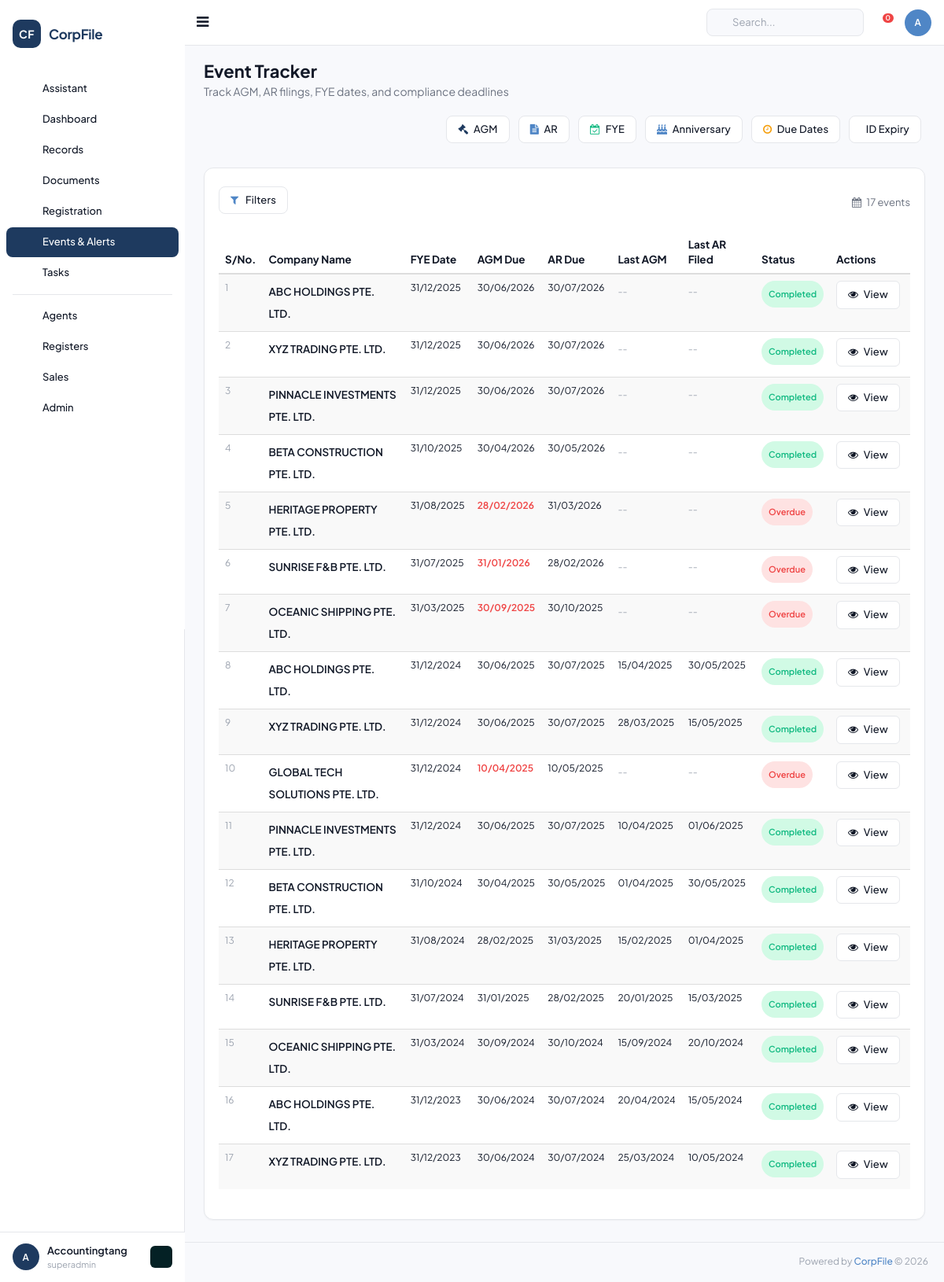
Page /duedatetracker (signed in) on the committed database.
### tables this page shows
CREATE TABLE `company_events` (
  `id` INT UNSIGNED AUTO_INCREMENT PRIMARY KEY,
  `company_id` INT UNSIGNED NOT NULL,
  `event_type_id` INT UNSIGNED DEFAULT NULL,
  `event_type` VARCHAR(50) DEFAULT 'AGM' COMMENT 'AGM/AR/Resolution/Event',
  `fye_year` VARCHAR(10) DEFAULT NULL,
  `fye_date` DATE DEFAULT NULL,
  `actual_fye` DATE DEFAULT NULL,
  `fye_month` VARCHAR(20) DEFAULT NULL,
  `agm_due_date` DATE DEFAULT NULL,
  `agm_held_date` DATE DEFAULT NULL,
  `agm_extended_due_date` DATE DEFAULT NULL,
  `ar_due_date` DATE DEFAULT NULL,
  `ar_filing_date` DATE DEFAULT NULL,
  `ar_extended_due_date` DATE DEFAULT NULL,
  `event_date` DATE DEFAULT NULL,
  `event_description` TEXT DEFAULT NULL,
  `status` VARCHAR(20) DEFAULT 'Pending',
  `created_by` INT UNSIGNED DEFAULT NULL,
  `created_at` DATETIME DEFAULT CURRENT_TIMESTAMP,
  `updated_at` DATETIME DEFAULT CURRENT_TIMESTAMP ON UPDATE CURRENT_TIMESTAMP,
  FOREIGN KEY (`company_id`) REFERENCES `companies`(`id`) ON DELETE CASCADE
);

CREATE TABLE `companies` (
  `id` INT UNSIGNED AUTO_INCREMENT PRIMARY KEY,
  `client_id` INT UNSIGNED NOT NULL,
  `company_name` VARCHAR(500) NOT NULL,
  `former_name` VARCHAR(500) DEFAULT NULL,
  `trading_name` VARCHAR(500) DEFAULT NULL,
  `company_id_code` VARCHAR(100) DEFAULT NULL COMMENT 'Company ID field',
  `company_type_id` INT UNSIGNED DEFAULT NULL,
  `registration_number` VARCHAR(100) DEFAULT NULL COMMENT 'Local/Foreign reg number',
  `acra_registration_number` VARCHAR(100) DEFAULT NULL COMMENT 'ACRA UEN',
  `country` VARCHAR(100) DEFAULT 'SINGAPORE',
  `region_id` INT UNSIGNED DEFAULT NULL,
  `incorporation_date` DATE DEFAULT NULL,
  `entity_status` VARCHAR(50) DEFAULT 'Active' COMMENT 'ACRA status',
  `internal_css_status` VARCHAR(50) DEFAULT NULL COMMENT 'Pre-Incorp/Active/Terminated/Dormant/etc',
  `risk_assessment_rating` VARCHAR(20) DEFAULT NULL,
  `common_seal` VARCHAR(10) DEFAULT NULL,
  `company_stamp` VARCHAR(10) DEFAULT NULL,
  `related_industry_id` INT UNSIGNED DEFAULT NULL,
  `market_segment_id` INT UNSIGNED DEFAULT NULL,
  `public_interest_company` VARCHAR(10) DEFAULT NULL,
  `legis_entity_name` VARCHAR(255) DEFAULT NULL,
  `jurisdiction_incorp_name` VARCHAR(255) DEFAULT NULL,
  `jurisdiction_corp_name` VARCHAR(255) DEFAULT NULL,
  `jurisdiction_corp_id` VARCHAR(100) DEFAULT NULL,
  `strike_off_date` DATE DEFAULT NULL,
  `liquid_strike_off_date` DATE DEFAULT NULL,
  `terminate_date` DATE DEFAULT NULL,
  `dormant_date` DATE DEFAULT NULL,
  `liquidated_date` DATE DEFAULT NULL,
   
  `activity_1` VARCHAR(100) DEFAULT NULL,
  `activity_1_desc_default` TEXT DEFAULT NULL,
  `activity_1_desc_user` TEXT DEFAULT NULL,
  `activity_2` VARCHAR(100) DEFAULT NULL,
  `activity_2_desc_default` TEXT DEFAULT NULL,
  `activity_2_desc_user` TEXT DEFAULT NULL,
   
  `ord_issued_share_capital` DECIMAL(20,2) DEFAULT 0,
  `ord_currency` VARCHAR(10) DEFAULT 'SGD',
  `no_ord_shares` INT DEFAULT 0,
  `paid_up_capital` DECIMAL(20,2) DEFAULT 0,
  `paid_up_capital_currency` VARCHAR(10) DEFAULT 'SGD',
  `spec_issued_share_capital` DECIMAL(20,2) DEFAULT 0,
  `spec_currency` VARCHAR(10) DEFAULT 'SGD',
  `no_spec_shares` INT DEFAULT 0,
   
  `fye_date` DATE DEFAULT NULL,
  `financial_date` DATE DEFAULT NULL,
  `next_agm_due` DATE DEFAULT NULL,
  `date_of_agm` DATE DEFAULT NULL,
  `date_of_ar` DATE DEFAULT NULL,
  `last_ar_filing` DATE DEFAULT NULL,
   
  `contact_person` VARCHAR(255) DEFAULT NULL,
  `auditor_name` VARCHAR(255) DEFAULT NULL,
  `phone1_code` VARCHAR(10) DEFAULT '65',
  `phone1_number` VARCHAR(50) DEFAULT NULL,
  `phone2_code` VARCHAR(10) DEFAULT '65',
  `phone2_number` VARCHAR(50) DEFAULT NULL,
  `fax_code` VARCHAR(10) DEFAULT '65',
  `fax_number` VARCHAR(50) DEFAULT NULL,
  `website` VARCHAR(255) DEFAULT NULL,
  `email` VARCHAR(255) DEFAULT NULL,
   
  `bank_name_id` INT UNSIGNED DEFAULT NULL,
  `bank_account_number` VARCHAR(100) DEFAULT NULL,
   
  `service_name_id` INT UNSIGNED DEFAULT NULL,
  `service_appoint_date` DATE DEFAULT NULL,
  `service_termination_date` DATE DEFAULT NULL,
  `service_status` VARCHAR(50) DEFAULT NULL,
   
  `remarks` TEXT DEFAULT NULL,
  `additional_remarks` TEXT DEFAULT NULL,
   
  `logo` VARCHAR(500) DEFAULT NULL,
   
  `is_css_client` TINYINT DEFAULT 1,
  `is_taxation_client` TINYINT DEFAULT 0,
  `is_accounting_client` TINYINT DEFAULT 0,
  `is_audit_client` TINYINT DEFAULT 0,
  `is_outsrc_accounting` TINYINT DEFAULT 0,
  `is_outsrc_tax` TINYINT DEFAULT 0,
  `is_payroll_client` TINYINT DEFAULT 0,
  `is_compilation_client` TINYINT DEFAULT 0,
  `is_ask_client` TINYINT DEFAULT 0,
  `is_m_and_a_client` TINYINT DEFAULT 0,
  `is_hr_client` TINYINT DEFAULT 0,
  `is_scrutinisation_client` TINYINT DEFAULT 0,
  `is_gst_client` TINYINT DEFAULT 0,
  `is_wp_ep_client` TINYINT DEFAULT 0,
  `is_commercial_accounting` TINYINT DEFAULT 0,
  `is_personal_tax` TINYINT DEFAULT 0,
  `is_auditor` TINYINT DEFAULT 0,
  `is_corporate_shareholder` TINYINT DEFAULT 0,
  `is_fund_management` TINYINT DEFAULT 0,
  `is_corporate_director` TINYINT DEFAULT 0,
  `is_corporate_owner` TINYINT DEFAULT 0,
  `is_external_corp_sec` TINYINT DEFAULT 0,
  `is_sub_fund` TINYINT DEFAULT 0,
  `is_agent` TINYINT DEFAULT 0,
  `is_corporate_controller` TINYINT DEFAULT 0,
  `is_corporate_partner` TINYINT DEFAULT 0,
  `is_representative_office` TINYINT DEFAULT 0,
  `is_odi` TINYINT DEFAULT 0,
  `is_resident_representative` TINYINT DEFAULT 0,
  `is_liquidator` TINYINT DEFAULT 0,
  `is_hrs_client` TINYINT DEFAULT 0,
  `is_trust_fund` TINYINT DEFAULT 0,
   
  `is_prospect` TINYINT DEFAULT 0,
  `is_client` TINYINT DEFAULT 1,
  `is_non_client` TINYINT DEFAULT 0,
   
  `created_by` INT UNSIGNED DEFAULT NULL,
  `created_at` DATETIME DEFAULT CURRENT_TIMESTAMP,
  `updated_at` DATETIME DEFAULT CURRENT_TIMESTAMP ON UPDATE CURRENT_TIMESTAMP,
  FOREIGN KEY (`client_id`) REFERENCES `clients`(`id`) ON DELETE CASCADE,
  KEY `idx_company_name` (`company_name`(100)),
  KEY `idx_registration` (`registration_number`),
  KEY `idx_acra` (`acra_registration_number`)
);

### application/controllers/Events.php (called while the page is built, shortened)
<?php
class Event_tracker extends BaseController {
    public function index() {
        $data = [
            'page_title' => 'Event Tracker',
            'events' => [],
            'companies' => [],
            'event_types' => ['AGM', 'AR', 'FYE', 'Anniversary', 'ID Expiry'],
        ];
        if ($this->db) {
            $clientId = $_SESSION['client_id'] ?? '';
            $client = $this->db->fetchOne("SELECT id FROM clients WHERE client_id = ?", [$clientId]);
            if ($client) {
                $data['companies'] = $this->db->fetchAll(
                    "SELECT id, company_name FROM companies WHERE client_id = ? ORDER BY company_name ASC",
                    [$client->id]
                );
                $data['events'] = $this->db->fetchAll(
                    "SELECT ce.*, c.company_name
                     FROM company_events ce
                     JOIN companies c ON c.id = ce.company_id
                     WHERE c.client_id = ?
                     ORDER BY ce.fye_date DESC",
                    [$client->id]
                );
            }
        }
        $this->loadLayout('events/tracker', $data);
    }
}

### application/config/config.php (called while the page is built, shortened)
<?php
function base_url($path = '') {
    return rtrim($GLOBALS['config']['base_url'], '/') . '/' . ltrim($path, '/');
}

### application/libraries/Database.php (called while the page is built, shortened)
<?php
class Database {
    private static $instance = null;
    private $pdo;
    public function __construct() {
        $config = $GLOBALS['db_config'];
        try {
            $socket = getenv('DB_SOCKET');
            if ($socket) {
                $dsn = "mysql:unix_socket={$socket};dbname={$config['database']};charset={$config['charset']}";
            } else {
                $dsn = "mysql:host={$config['host']};port={$config['port']};dbname={$config['database']};charset={$config['charset']}";
            }
            $options = [
                PDO::ATTR_ERRMODE => PDO::ERRMODE_EXCEPTION,
                PDO::ATTR_DEFAULT_FETCH_MODE => PDO::FETCH_OBJ,
                PDO::ATTR_EMULATE_PREPARES => false,
            ];
            if (defined('PDO::MYSQL_ATTR_SSL_VERIFY_SERVER_CERT')) {
                $options[PDO::MYSQL_ATTR_SSL_VERIFY_SERVER_CERT] = false;
            }
            $this->pdo = new PDO($dsn, $config['username'], $config['password'], $options);
        } catch (PDOException $e) {
            if (ENVIRONMENT === 'development') {
                die('Database connection failed: ' . $e->getMessage());
            } else {
                die('Database connection failed.');
            }
        }
    }
    public static function getInstance() {
        if (self::$instance === null) {
            self::$instance = new self();
        }
        return self::$instance;
    }
    public function query($sql, $params = []) {
        $stmt = $this->pdo->prepare($sql);
        $stmt->execute($params);
        return $stmt;
    }
    public function fetchAll($sql, $params = []) {
        return $this->query($sql, $params)->fetchAll();
    }
    public function fetchOne($sql, $params = []) {
        return $this->query($sql, $params)->fetch();
    }
}

### application/views/events/tracker.php (the view, shortened to what this page needs)
<div class="page-title">
    <div class="title_left">
        <h3>Event Tracker</h3>
        <p style="color:var(--cf-text-secondary); font-size:14px; margin-top:4px;">
            Track AGM, AR filings, FYE dates, and compliance deadlines
        </p>
    </div>
    <div class="title_right">
        <div class="pull-right" style="display:flex; gap:6px; flex-wrap:wrap;">
            <a href="<?= base_url('agm_listing') ?>" class="btn btn-default btn-sm" style="border-radius:var(--cf-radius-sm);"><i class="fa fa-gavel" style="margin-right:4px; color:var(--cf-primary);"></i> AGM</a>
            <a href="<?= base_url('ar_listing') ?>" class="btn btn-default btn-sm" style="border-radius:var(--cf-radius-sm);"><i class="fa fa-file-text" style="margin-right:4px; color:var(--cf-accent);"></i> AR</a>
            <a href="<?= base_url('fye_listing') ?>" class="btn btn-default btn-sm" style="border-radius:var(--cf-radius-sm);"><i class="fa fa-calendar-check-o" style="margin-right:4px; color:var(--cf-success);"></i> FYE</a>
            <a href="<?= base_url('anniversary_listing') ?>" class="btn btn-default btn-sm" style="border-radius:var(--cf-radius-sm);"><i class="fa fa-birthday-cake" style="margin-right:4px; color:var(--cf-accent);"></i> Anniversary</a>
            <a href="<?= base_url('due_listing') ?>" class="btn btn-default btn-sm" style="border-radius:var(--cf-radius-sm);"><i class="fa fa-clock-o" style="margin-right:4px; color:var(--cf-warning);"></i> Due Dates</a>
            <a href="<?= base_url('id_expiry_listing') ?>" class="btn btn-default btn-sm" style="border-radius:var(--cf-radius-sm);"><i class="fa fa-id-card" style="margin-right:4px; color:var(--cf-danger);"></i> ID Expiry</a>
        </div>
    </div>
</div>
<div class="row">
    <div class="col-md-12">
        <div class="x_panel">
            <div class="x_content">
                <div style="display:flex; gap:12px; align-items:center; margin-bottom:16px; flex-wrap:wrap;">
                    <button class="btn btn-default" id="toggleFilter" style="border-radius:var(--cf-radius-sm);">
                        <i class="fa fa-filter" style="margin-right:6px; color:var(--cf-accent);"></i> Filters
                    </button>
                    <span style="font-size:13px; color:var(--cf-text-secondary);">
                        <i class="fa fa-calendar" style="margin-right:4px;"></i>
                        <?= count($events ?? []) ?> events
                    </span>
                </div>
                <table id="datatable-events" class="table table-striped" style="width:100%">
                    <thead>
                        <tr>
                            <th>S/No.</th>
                            <th>Company Name</th>
                            <th>FYE Date</th>
                            <th>AGM Due</th>
                            <th>AR Due</th>
                            <th>Last AGM</th>
                            <th>Last AR Filed</th>
                            <th>Status</th>
                            <th>Actions</th>
                        </tr>
                    </thead>
                    <tbody>
                        <?php $sno = 1; foreach ($events as $e): ?>
                        <?php
                            $today = date('Y-m-d');
                            $agm_due = $e->agm_due_date ?? null;
                            $ar_due = $e->ar_due_date ?? null;
                            $status = 'completed';
                            $badge_class = 'active';
                            $status_text = 'Completed';
                            if ($agm_due && $agm_due < $today && empty($e->agm_held_date)) {
                                $status = 'overdue';
                                $badge_class = 'expired';
                                $status_text = 'Overdue';
                            } elseif ($agm_due && $agm_due >= $today && $agm_due <= date('Y-m-d', strtotime('+30 days')) && empty($e->agm_held_date)) {
                                $status = 'upcoming';
                                $badge_class = 'pending';
                                $status_text = 'Upcoming';
                            } elseif ($ar_due && $ar_due < $today && empty($e->ar_filing_date)) {
                                $status = 'overdue';
                                $badge_class = 'expired';
                                $status_text = 'Overdue';
                            } elseif ($ar_due && $ar_due >= $today && $ar_due <= date('Y-m-d', strtotime('+30 days')) && empty($e->ar_filing_date)) {
                                $status = 'upcoming';
                                $badge_class = 'pending';
                                $status_text = 'Upcoming';
                            }
                        ?>
                        <tr>
                            <td style="color:var(--cf-text-muted); font-size:12px;"><?= $sno++ ?></td>
                            <td><span style="font-weight:600;"><?= htmlspecialchars($e->company_name) ?></span></td>
                            <td style="font-size:12px;"><?= $e->fye_date ? date('d/m/Y', strtotime($e->fye_date)) : '<span style="color:var(--cf-text-muted);">--</span>' ?></td>
                            <td style="font-size:12px; <?= ($status === 'overdue' && $agm_due) ? 'color:var(--cf-danger); font-weight:600;' : '' ?>"><?= $agm_due ? date('d/m/Y', strtotime($agm_due)) : '<span style="color:var(--cf-text-muted);">--</span>' ?></td>
                            <td style="font-size:12px;"><?= $ar_due ? date('d/m/Y', strtotime($ar_due)) : '<span style="color:var(--cf-text-muted);">--</span>' ?></td>
                            <td style="font-size:12px;"><?= !empty($e->agm_held_date) ? date('d/m/Y', strtotime($e->agm_held_date)) : '<span style="color:var(--cf-text-muted);">--</span>' ?></td>
                            <td style="font-size:12px;"><?= !empty($e->ar_filing_date) ? date('d/m/Y', strtotime($e->ar_filing_date)) : '<span style="color:var(--cf-text-muted);">--</span>' ?></td>
                            <td data-status="<?= $status ?>">
                                <span class="status-badge <?= $badge_class ?>"><?= $status_text ?></span>
                            </td>
                            <td>
                                <a href="<?= base_url("view_company/{$e->company_id}") ?>" class="btn btn-default btn-xs" style="border-radius:6px;">
                                    <i class="fa fa-eye" style="margin-right:4px;"></i> View
                                </a>
                            </td>
                        </tr>
                        <?php endforeach; ?>
                    </tbody>
                </table>
            </div>
        </div>
    </div>
</div>

### rows in the picture
company_events: company.company_name "ABC HOLDINGS PTE. LTD.", fye_date "31/12/2025", agm_due_date "30/06/2026", ar_due_date "30/07/2026", status_text "Completed"
company_events: company.company_name "XYZ TRADING PTE. LTD.", fye_date "31/12/2025", agm_due_date "30/06/2026", ar_due_date "30/07/2026", status_text "Completed"
company_events: company.company_name "PINNACLE INVESTMENTS PTE. LTD.", fye_date "31/12/2025", agm_due_date "30/06/2026", ar_due_date "30/07/2026", status_text "Completed"
company_events: company.company_name "BETA CONSTRUCTION PTE. LTD.", fye_date "31/10/2025", agm_due_date "30/04/2026", ar_due_date "30/05/2026", status_text "Completed"
company_events: company.company_name "HERITAGE PROPERTY PTE. LTD.", fye_date "31/08/2025", agm_due_date "28/02/2026", ar_due_date "31/03/2026", agm_due_date "Overdue"
company_events: company.company_name "SUNRISE F&B PTE. LTD.", fye_date "31/07/2025", agm_due_date "31/01/2026", ar_due_date "28/02/2026", agm_due_date "Overdue"
company_events: company.company_name "OCEANIC SHIPPING PTE. LTD.", fye_date "31/03/2025", agm_due_date "30/09/2025", ar_due_date "30/10/2025", agm_due_date "Overdue"
company_events: company.company_name "ABC HOLDINGS PTE. LTD.", fye_date "31/12/2024", agm_due_date "30/06/2025", ar_due_date "30/07/2025", agm_held_date "15/04/2025", ar_filing_date "30/05/2025", status_text "Completed"
company_events: company.company_name "XYZ TRADING PTE. LTD.", fye_date "31/12/2024", agm_due_date "30/06/2025", ar_due_date "30/07/2025", agm_held_date "28/03/2025", ar_filing_date "15/05/2025", status_text "Completed"
company_events: company.company_name "GLOBAL TECH SOLUTIONS PTE. LTD.", fye_date "31/12/2024", agm_due_date "10/04/2025", ar_due_date "10/05/2025", agm_due_date "Overdue"
company_events: company.company_name "PINNACLE INVESTMENTS PTE. LTD.", fye_date "31/12/2024", agm_due_date "30/06/2025", ar_due_date "30/07/2025", agm_held_date "10/04/2025", ar_filing_date "01/06/2025", status_text "Completed"
company_events: company.company_name "BETA CONSTRUCTION PTE. LTD.", fye_date "31/10/2024", agm_due_date "30/04/2025", ar_due_date "30/05/2025", agm_held_date "01/04/2025", ar_filing_date "30/05/2025", status_text "Completed"
company_events: company.company_name "HERITAGE PROPERTY PTE. LTD.", fye_date "31/08/2024", agm_due_date "28/02/2025", ar_due_date "31/03/2025", agm_held_date "15/02/2025", ar_filing_date "01/04/2025", status_text "Completed"
company_events: company.company_name "SUNRISE F&B PTE. LTD.", fye_date "31/07/2024", agm_due_date "31/01/2025", ar_due_date "28/02/2025", agm_held_date "20/01/2025", ar_filing_date "15/03/2025", status_text "Completed"
company_events: company.company_name "OCEANIC SHIPPING PTE. LTD.", fye_date "31/03/2024", agm_due_date "30/09/2024", ar_due_date "30/10/2024", agm_held_date "15/09/2024", ar_filing_date "20/10/2024", status_text "Completed"
company_events: company.company_name "ABC HOLDINGS PTE. LTD.", fye_date "31/12/2023", agm_due_date "30/06/2024", ar_due_date "30/07/2024", agm_held_date "20/04/2024", ar_filing_date "15/05/2024", status_text "Completed"
company_events: company.company_name "XYZ TRADING PTE. LTD.", fye_date "31/12/2023", agm_due_date "30/06/2024", ar_due_date "30/07/2024", agm_held_date "25/03/2024", ar_filing_date "10/05/2024", status_text "Completed"

### other values in the picture
$user_initials "A"
$user_name "Accountingtang"
$user_role "superadmin"
count($events ?? []) "17"
